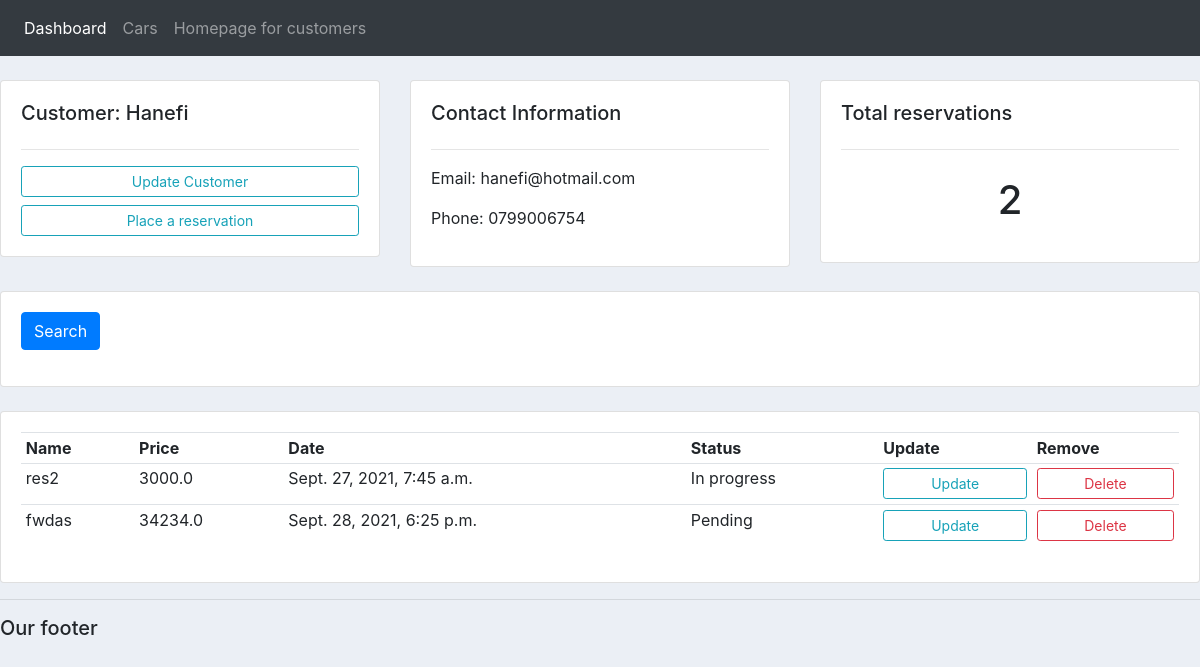
Page /customers/2/ on the committed database.
### dashboard/models.py (models this page shows, shortened)
class Customer(models.Model):
    name = models.CharField(max_length=200, null=True)
    phone = models.CharField(max_length=200, null=True)
    email = models.CharField(max_length=200, null=True)
    date_created = models.DateTimeField(auto_now_add=True, null=True)

class Reservation(models.Model):
    STATUS = (
        ('Pending', 'Pending'),
        ('In progress', 'In progress'),
        ('Ended', 'Ended'),
    )
    name = models.CharField(max_length=200, null=True)
    price = models.FloatField(null=True)
    description = models.CharField(max_length=200, null=True)
    date_created = models.DateTimeField(auto_now_add=True, null=True)
    status = models.CharField(max_length=200, null=True, choices=STATUS)
    customer = models.ForeignKey(Customer, null=True, on_delete=models.SET_NULL)
    car = models.ForeignKey(Car, null=True, on_delete=models.SET_NULL)

### dashboard/views.py (the view)
# urls.py: path('customers/<str:pk>/', views.customers, name='customers'),
def customers(request, pk):
    customer = Customer.objects.get(id=pk)
    reservation = customer.reservation_set.all()
    reservation_count = reservation.count()
    context = {'customer': customer, 'reservation': reservation, 'reservation_count': reservation_count}
    return render(request, 'dashboard/customers.html', context)

### dashboard/templates/dashboard/customers.html
{% extends 'dashboard/main.html' %}
{% block content %}
	<br>
<div class="row">
	<div class="col-md">
		<div class="card card-body">
			<h5>Customer: {{customer.name}}</h5>
			<hr>
			<a class="btn btn-outline-info  btn-sm btn-block" href="">Update Customer</a>
			<a class="btn btn-outline-info  btn-sm btn-block" href="{url 'createReservation' customer.id}">Place a reservation</a>
		</div>
	</div>
	<div class="col-md">
		<div class="card card-body">
			<h5>Contact Information</h5>
			<hr>
			<p>Email: {{customer.email}}</p>
			<p>Phone: {{customer.phone}}</p>
		</div>
	</div>
	<div class="col-md">
		<div class="card card-body">
			<h5>Total reservations</h5>
			<hr>
			<h1 style="text-align: center;padding: 10px">{{reservation_count}}</h1>
		</div>
	</div>
</div>
<br>
<div class="row">
	<div class="col">
		<div class="card card-body">
			<form method="get">
		    <button class="btn btn-primary" type="submit">Search</button>
		  </form>
		</div>
	</div>
</div>
<br>
<div class="row">
	<div class="col-md">
		<div class="card card-body">
			<table class="table table-sm">
				<tr>
					<th>Name</th>
					<th>Price</th>
					<th>Date</th>
					<th>Status</th>
					<th>Update</th>
					<th>Remove</th>
				</tr>
				{% for i in reservation %}
				<tr>
					<td>{{i.name}}</td>
					<td>{{i.price}}</td>
					<td>{{i.date_created}}</td>
					<td>{{i.status}}</td>
					<td><a class="btn btn-outline-info  btn-sm btn-block" href="{% url 'updateReservation' i.id%}">Update</a></td>
					<td><a class="btn btn-outline-danger  btn-sm btn-block" href="{% url 'deleteReservation' i.id%}">Delete</a></td>
				</tr>
				{% endfor %}
			</table>
		</div>
	</div>
</div>
{% endblock %}

### static/css/main.css (style rules this page uses)
body { background-color: #ebeff5; }

### rows in the picture
Customer: name "Hanefi", email "hanefi@hotmail.com", phone "0799006754"
Reservation: name "res2", price "3000.0", date_created "Sept. 27, 2021, 7:45 a.m.", status "In progress"
Reservation: name "fwdas", price "34234.0", date_created "Sept. 28, 2021, 6:25 p.m.", status "Pending"

### other values in the picture
{{ reservation_count }} "2"
